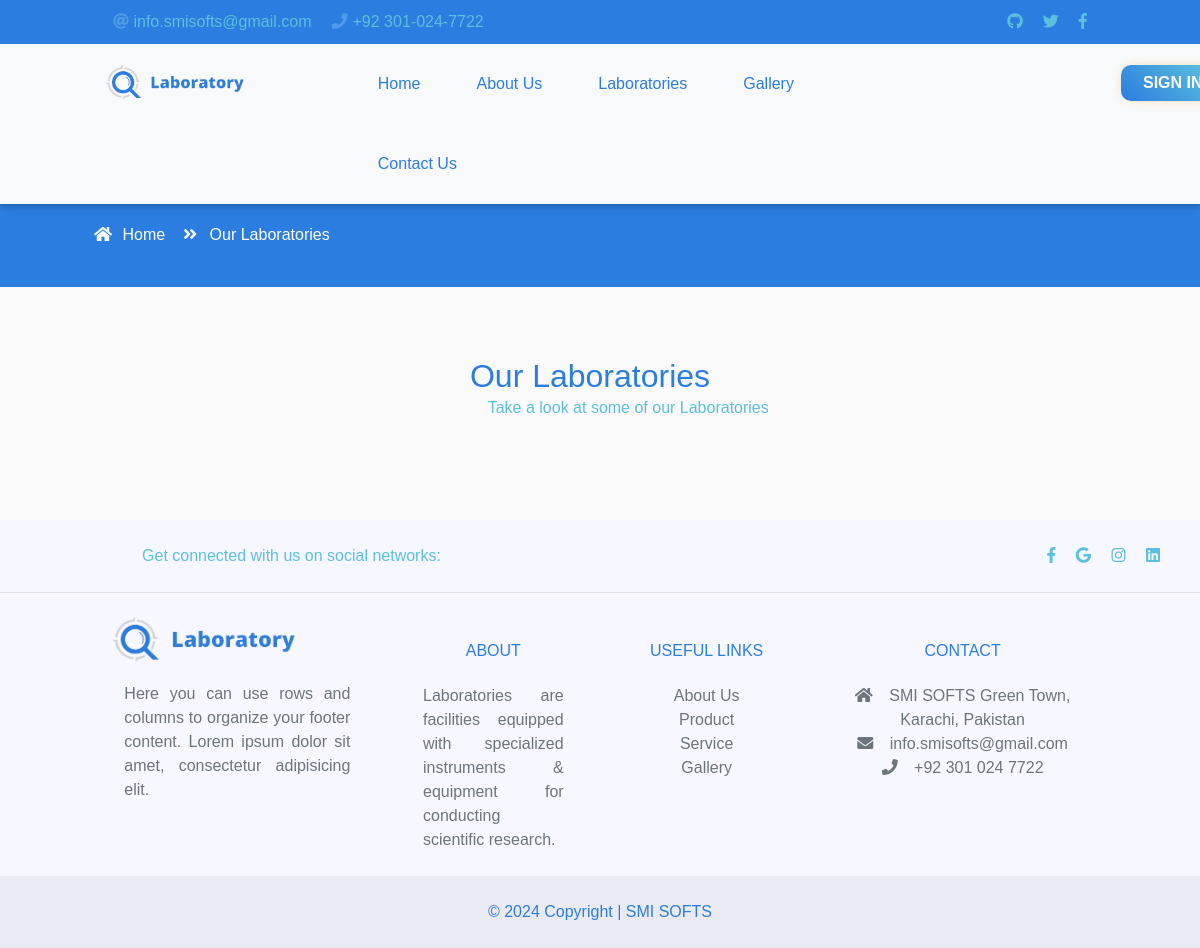
Before: /Laboratories.php with the older database file.
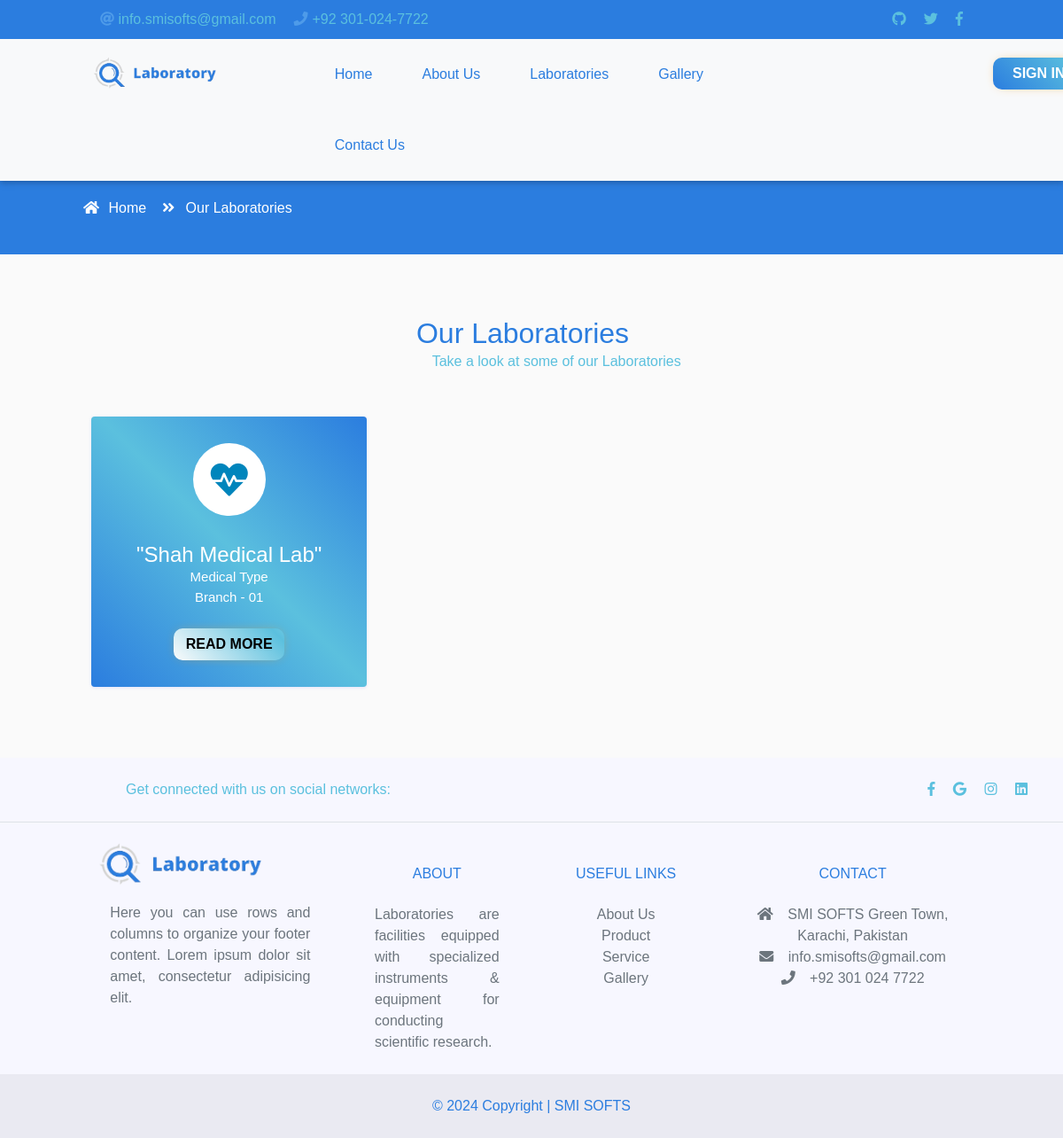
After: the same page with the newer database file.
### tables this page shows
CREATE TABLE `laboratory` (
  `laboratory_id` int(5) UNSIGNED ZEROFILL NOT NULL,
  `laboratory_branch_number` varchar(50) DEFAULT NULL,
  `laboratory_name` varchar(50) DEFAULT NULL,
  `laboratory_address` varchar(50) DEFAULT NULL,
  `laboratory_type` int(5) UNSIGNED ZEROFILL DEFAULT NULL,
  `laboratory_type_custom` varchar(50) DEFAULT NULL,
  `laboratory_city` int(5) UNSIGNED ZEROFILL DEFAULT NULL,
  `laboratory_country` int(5) UNSIGNED ZEROFILL DEFAULT NULL,
  `status` varchar(25) DEFAULT 'Pending',
  `admin_id` int(5) UNSIGNED ZEROFILL DEFAULT NULL,
  `Time` timestamp NOT NULL DEFAULT current_timestamp()
);

CREATE TABLE `laboratorytype` (
  `laboratorytype_id` int(5) UNSIGNED ZEROFILL NOT NULL,
  `Laboratory_Type` varchar(50) DEFAULT NULL
);

### Laboratories.php (called while the page is built)
<?php
$title = "Our Laboratories";
require 'includes/header.inc.php';
?>
<?php require 'components/first.navbar.php' ?>
<?php require 'components/second.navbar.php' ?>
<?php require 'components/pagination.php' ?>
<?php require 'components/Laboratories.section.php' ?>
<?php require 'components/footer.php' ?>
<?php require 'includes/footer.inc.php' ?>

### components/Laboratories.section.php (the view, shortened to what this page needs)
<section class="key-features ky2 department">
    <div class="container">
        <div class="inner-title">
            <h2 class="heading">Our Laboratories</h2>
            <span>Take a look at some of our Laboratories</span>
        </div>
        <div class="row">
            <?php
            require 'includes/config.php';
            $show_lab = mysqli_query($conn, 'SELECT * FROM `laboratory`
            JOIN laboratorytype ON laboratory.laboratory_type = laboratorytype.laboratorytype_id where `status` = "1"');
            if (mysqli_num_rows($show_lab) > 0) {
                while ($row = mysqli_fetch_assoc($show_lab)) { ?>
                    <div class="col-md-4 col-sm-6 ">
                        <div class="single-key mycard">
                            <i class="fas fa-heartbeat"></i>
                            <h5>"<?php echo $row['laboratory_name'] ?>"</h5>
                            <p><?php
                                if ($row['Laboratory_Type'] == "Other Type") {
                                    echo $row['laboratory_type_custom'];
                                } else {
                                    echo $row['Laboratory_Type'];
                                }
                                ?></p>
                            <p><?php
                                    $parts = explode("-", $row['laboratory_branch_number']);
                                    $branch_no = "Branch - ".$parts[2];
                                    echo $branch_no;
                                ?></p>
                            <a href="Lab.detail.php?id=<?php echo $row['laboratory_id']?>&br=<?php echo $row['laboratory_branch_number']?>" class="button-submit btn mt-4">Read More</a>
                        </div>
                    </div>
            <?php    }
            }
            ?>
        </div>
</section>

### includes/header.inc.php (shortened to what this page needs)
<!doctype html>
<html lang="en">
<head>
    <link rel="stylesheet" href="assets/css/bootstrap.min.css">
    <link rel="stylesheet" href="assets/css/fontawsom-all.min.css">
    <link rel="stylesheet" href="assets/css/animate.css">
    <link rel="stylesheet" type="text/css" href="assets/css/style.css" />
    <script src="https://cdn.tailwindcss.com"></script>
</head>
<body>

### components/first.navbar.php
<header>
    <div class="header-top " style="background-color: #2B7DDF;">
        <div class="container">
            <div class="row">
                <div class="col-lg-7 col-md-12 left-item">
                    <ul>
                        <li class="navicon"><i class="fas fa-at"></i> info.smisofts@gmail.com</li>
                        <li class="navicon"><i class="fas fa-phone" style="margin-right: 5px;"></i>+92 301-024-7722</li>
                    </ul>
                </div>
                <div class="col-lg-5 d-none d-lg-block right-item">
                    <ul>
                        <li><a><i class="fab fa-github navicon"></i></a></li>
                        <li><a><i class="fab fa-twitter navicon"></i></a></li>
                        <li> <a><i class="fab fa-facebook-f navicon"></i></a></li>
                    </ul>
                </div>
            </div>
        </div>
    </div>

### components/second.navbar.php (shortened to what this page needs)
<div id="nav-head" class="header-nav bg-light">
    <div class="container">
        <div class="row">
            <div class="col-lg-2 col-md-3 no-padding col-sm-12 nav-img" style="margin-right: ;">
                <img src="assets/images/logo.png" alt="">
            </div>
            <div id="menu" class="col-lg-8 col-md-9 d-none d-md-block  nav-item" style="padding-left:8.9%;">
                <ul>
                    <li><a class="text-info navlinks" href="index.php">Home</a></li>
                    <li><a class="text-info navlinks" href="about_us.php">About Us</a></li>
                    <li><a class="text-info navlinks" href="Laboratories.php">Laboratories</a></li>
                    <li><a class="text-info navlinks" href="#">Gallery</a></li>
                    <li><a class="text-info navlinks" href="contact.php">Contact Us</a></li>
                </ul>
            </div>
            <div class="col-sm-2 col-lg-2 d-none d-lg-block appoint" style="padding-left:5%;">
                <?php
                if (isset($userdetails)) { ?>
                    <div class="dropdown">
                        <button class="button-signin btn dropdown-toggle" type="button" id="dropdownMenuButton" data-toggle="dropdown" aria-haspopup="true" aria-expanded="false">
                            <?php echo $userdetails['userName'] ?>
                        </button>
                        <div class="dropdown-menu" aria-labelledby="dropdownMenuButton">
                            <a class="dropdown-item" href="Dashborads/">Dashboard</a>
                            <a class="dropdown-item" href="Dashborads/profile.php">Profile</a>
                            <a class="dropdown-item" href="Dashborads/auth/auth.logout.php">Logout</a>
                            <!-+- Add more dropdown items as needed -->
                        </div>*
                    </div>
                <?php } else { ?>
                    <a href="Dashborads/login.php" class="button-signin btn">Sign In</a>
                <?php }
                ?>
            </div>
        </div>
    </div>
</div>
</header>

### components/pagination.php
<div class="page-nav no-margin row" style="background-color: #2B7DDF;">
    <div class="container">
        <div class="row">
            <h2 class="text-white"><?php echo $title ?></h2>
            <ul class="text-white">
                <li> <a href="#" class="text-white"><i class="fas fa-home text-white"></i> Home</a></li>
                <?php
                if($title == "Laboratory Detail"){?>
                    <li><i class="fas fa-angle-double-right text-white"></i> <?php echo "Our Laboratory" ?></li>
                    <li><i class="fas fa-angle-double-right text-white"></i> <?php echo $title ?></li>
                <?php } else { ?>
                    <li><i class="fas fa-angle-double-right text-white"></i> <?php echo $title ?></li>
                <?php }
                ?>
            </ul>
        </div>
    </div>
</div>

### components/footer.php (shortened to what this page needs)
<footer class="text-center text-lg-start bg-body-tertiary text-muted">
  <section class="d-flex justify-content-center justify-content-lg-between p-4 border-bottom">
    <div class="me-5 d-none d-lg-block">
      <span>Get connected with us on social networks:</span>
    </div>
    <div>
      <a href="https://www.facebook.com/profile.php?id=61558826642078" class="footericon me-4 text-reset">
        <i class="fab fa-facebook-f"></i>
      </a>
      <a href="https://www.google.com/search?q=SMI+SOFTS&rlz=1C1FHFK_en-GBPK1123PK1123&oq=SMI+SO&gs_lcrp=EgZjaHJvbWUqCAgAEEUYJxg7MggIABBFGCcYOzIICAEQRRgnGDsyBggCEEUYQDIGCAMQRRg5MhIIBBAuGBQYrwEYxwEYhwIYgAQyBggFEEUYPDIGCAYQRRg8MgYIBxBFGDzSAQgxOTE5ajBqN6gCCLACAQ&sourceid=chrome&ie=UTF-8&lqi=CglTTUkgU09GVFNaCyIJc21pIHNvZnRzkgEQc29mdHdhcmVfY29tcGFueaoBMhABMh8QASIbTScPGwuBxzzf8_yXpBQYII14i5NfCSVG1h98Mg0QAiIJc21pIHNvZnRz#rlimm=658726668561775331" class="me-4 footericon text-reset">
        <i class="fab fa-google"></i>
      </a>
      <a href="https://www.instagram.com/smi.softs" class="me-4 footericon text-reset">
        <i class="fab fa-instagram"></i>
      </a>
      <a href="https://www.linkedin.com/company/smisofts" class="me-4 footericon text-reset">
        <i class="fab fa-linkedin"></i>
      </a>
    </div>
  </section>
  <section class="">
    <div class="container text-center text-md-start mt-5">
      <div class="row mt-3">
        <div class="col-md-3 col-lg-4 col-xl-3 mx-auto mb-4">
          <h6 class="text-uppercase fw-bold mb-4 d-flex">
            <img  src="assets/images/logo.png" alt="logo" style="position:
            relative; top: -35px;  left: -35px; " >
          </h6>
          <p style="position:
            relative; top:-50px; text-align:justify">
            Here you can use rows and columns to organize your footer content. Lorem ipsum
            dolor sit amet, consectetur adipisicing elit.
          </p>
        </div>
        <div class="col-md-2 col-lg-2 col-xl-2 mx-auto mb-4">
          <h6 class="text-uppercase fw-bold mb-4" style="color: #2B7DDF;">
            About
          </h6>
          <p style="text-align:justify" >
          Laboratories are facilities equipped with specialized instruments & equipment for conducting scientific research.
          </p>
        </div>
        <div class="col-md-3 col-lg-2 col-xl-2 mx-auto mb-4">
          <h6 class="text-uppercase fw-bold mb-4" style="color: #2B7DDF;">
            Useful links
          </h6>
          <p>
            <a href="about_us.php" class="text-reset">About Us</a>
          </p>
          <p>
            <a href="#!" class="text-reset">Product</a>
          </p>
          <p>
            <a href="#!" class="text-reset">Service</a>
          </p>
          <p>
            <a href="#!" class="text-reset">Gallery</a>
          </p>
        </div>
        <div class="col-md-4 col-lg-3 col-xl-3 mx-auto mb-md-0 mb-4">
          <h6 class="text-uppercase fw-bold mb-4" style="color: #2B7DDF;">Contact</h6>
          <p><i class="fas fa-home me-3"></i> SMI SOFTS Green Town, Karachi, Pakistan</p>
          <p>
            <i class="fas fa-envelope me-3"></i>
            info.smisofts@gmail.com
          </p>
          <p><i class="fas fa-phone me-3"></i> +92 301 024 7722</p>
        </div>
      </div>
    </div>
  </section>
  <div class="text-center p-4" style="background-color: rgba(0, 0, 0, 0.05); color:#2B7DDF">
    © 2024 Copyright |
    <a class="text-reset fw-bold" href="https://mdbootstrap.com/">SMI SOFTS</a>
  </div>
</footer>

### includes/footer.inc.php (shortened to what this page needs)
</body>
</html>

### assets/css/style.css (style rules this page uses)
* { margin: 0px; padding: 0px; list-style: none; transition: all 0.5s ease; }
img { max-width: 100%; }
a { text-decoration: none; outline: none; color: #444; }
a.navlinks { color: #2B7DDF !important; }
.navicon { color: #5bc0de !important; }
.button-signin { width: 150%; text-align: center; text-transform: uppercase; transition: 0.5s; background-size: 200% auto; color: white; border-radius: 10px; display: block; border: 0px; font-weight: 700; box-shadow: 0px 0px 14px -7px #f09819; background-image: linear-gradient(45deg, #2B7DDF 0%, #5bc0de 51%, #2B7DDF 100%); cursor: pointer; user-select: none; -webkit-user-select: none; touch-action: manipulation; }
ul { margin-bottom: 0; padding-left: 0; }
html, body { height: 100%; }
p { margin-bottom: 0px; width: 100%; }
.no-padding { padding: 0px; }
.no-margin { margin: 0px; }
::placeholder { color: #747f8a !important; font-size: 13px; opacity: .5 !important; }
h1, h2, h3, h4, h5, h6 { font-family: "mouse-500", Arial, Helvetica, sans-serif; }
body { background-color: #f7f7ff !important; font-family: "mouse-300", Arial, Helvetica, sans-serif; color: #6A6A6A; }
.inner-title { padding: 20px; padding-left: 0px; margin-bottom: 30px; }
.inner-title h2 { width: 100%; text-align: center; font-size: 2rem; font-family: "slab", Arial, Helvetica, sans-serif; }
.btn { box-shadow: 0 3px 1px -2px rgba(0, 0, 0, 0.2), 0 2px 2px 0 rgba(0, 0, 0, 0.14), 0 1px 5px 0 rgba(0, 0, 0, 0.12); border-radius: 2px; }
header { box-shadow: 0 2px 5px 0 rgba(0, 0, 0, 0.16), 0 2px 10px 0 rgba(0, 0, 0, 0.12); position: absolute; width: 100%; z-index: 999; background-color: #FFF; }
header .header-top { background-color: #212121; }
header .header-top .left-item ul li { float: left; color: #BCBCBC; padding: 10px; }
header .header-top .left-item ul li i { color: #4e9be9; }
header .header-top .right-item ul { float: right; }
header .header-top .right-item ul li { float: left; color: #BCBCBC; padding: 10px; }
header .header-nav .nav-item ul li { float: left; font-family: "mouse-500", Arial, Helvetica, sans-serif; font-size: 16px; padding: 28px; }
header .header-nav .nav-img img { width: 200px; padding: 0px; margin-top: 13px; }
header .header-nav .appoint { padding-top: 21px; }
.key-features .single-key { background-color: #FFF; margin-bottom: 30px; text-align: center; padding: 30px; }
.key-features .single-key i { background-color: #FFF; padding: 20px; font-size: 42px; color: #0085bc; margin-bottom: 30px; border-radius: 50px; }
.key-features .single-key p { font-family: "mouse-300", Arial, Helvetica, sans-serif; font-size: 15px; }
.department { padding: 50px; }
.department .single-key { box-shadow: 0 2px 3px 0 rgba(218, 218, 253, 0.35), 0 0px 3px 0 rgba(206, 206, 238, 0.35); }
.page-nav { padding: 40px; text-align: center; padding-top: 170px; }
.page-nav h2 { font-size: 36px; width: 100%; color: #444; text-align: left; }
.page-nav ul li { float: left; margin-right: 10px; margin-top: 10px; font-size: 16px; }
.page-nav ul li i { width: 30px; text-align: center; color: #444; }
.page-nav ul li a { color: #444; }
.ky2 { background-color: #FAFAFA; }

### components/second.navbar.php (style rules this page uses)
.button-signin { width: 100%; text-align: center; text-transform: uppercase; transition: 0.5s; background-size: 200% auto; color: white; border-radius: 10px; display: block; margin-left: 8em; border: 0px; font-weight: 700; box-shadow: 0px 0px 14px -7px #f09819; background-image: linear-gradient(45deg, #2B7DDF 0%, #5bc0de 51%, #2B7DDF 100%); cursor: pointer; user-select: none; -webkit-user-select: none; touch-action: manipulation; }

### components/Laboratories.section.php (style rules this page uses)
.heading { color: #2B7DDF !important; font-weight: 300; font-size: 40px; }
span { color: #5bc0de; position: relative; left: 39.5%; }
.mycard { background-image: linear-gradient(45deg, #2B7DDF 0%, #5bc0de 51%, #2B7DDF 100%); border-radius: 4px; color: white; }
.mycard h5 { font-size: 24px; }
.button-submit { position: relative; left: 25%; width: 50%; text-align: center; text-transform: uppercase; transition: 0.5s; background-size: 200% auto; color: #000; border-radius: 10px; display: block; border: 0px; font-weight: 700; box-shadow: 0px 0px 14px -7px #f09819; background-image: linear-gradient(45deg, #FBFBFB 0%, #5bc0de 51%, #FBFBFB 100%); cursor: pointer; user-select: none; -webkit-user-select: none; touch-action: manipulation; }

### components/footer.php (style rules this page uses)
.footericon { color: #5bc0de !important; transition: all 0.1s ease; }

Changed rows visible on the page:
added laboratory: laboratory_name "Shah Medical Lab", laboratory_type.Laboratory_Type "Medical Type", laboratory_branch_number "Branch - 01"
